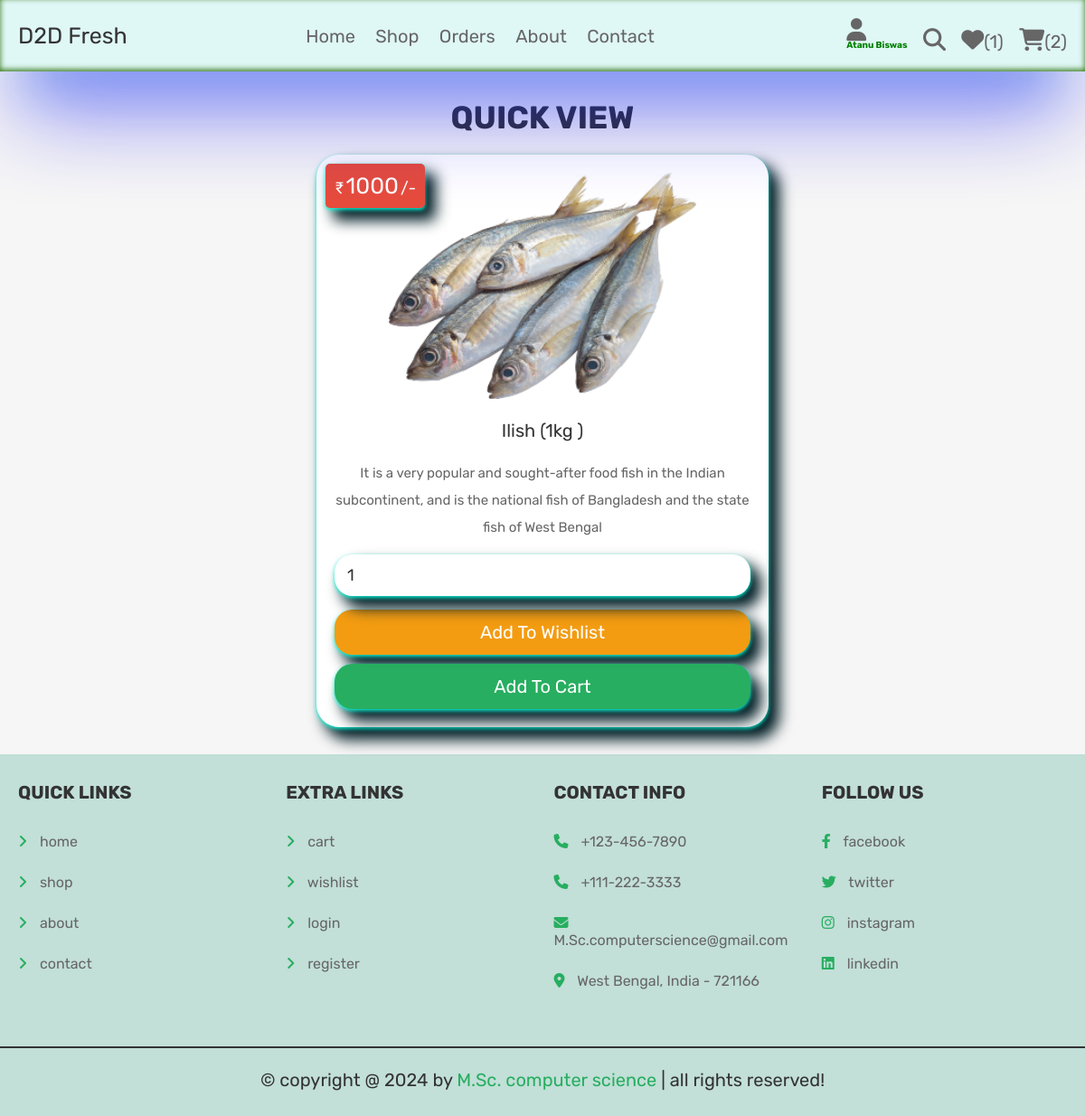
Screenshot of /view_page.php?pid=24 (signed in) with the database file from the repository.
### tables this page shows
CREATE TABLE `products` (
  `id` int(100) NOT NULL,
  `name` varchar(100) NOT NULL,
  `category` varchar(20) NOT NULL,
  `details` varchar(500) NOT NULL,
  `price` int(100) NOT NULL,
  `image` varchar(100) NOT NULL
);

### view_page.php (the view, shortened to what this page needs)
<?php
@include 'config.php';
?>
<!DOCTYPE html>
<html lang="en">
<head>
   <link rel="stylesheet" href="https://cdnjs.cloudflare.com/ajax/libs/font-awesome/6.1.1/css/all.min.css">
   <link rel="stylesheet" href="css/style.css">
</head>
<body>
<?php include 'header.php'; ?>
<section class="quick-view">
   <h1 class="title">quick view</h1>
   <?php
      $pid = $_GET['pid'];
      $select_products = $conn->prepare("SELECT * FROM `products` WHERE id = ?");
      $select_products->execute([$pid]);
      if($select_products->rowCount() > 0){
         while($fetch_products = $select_products->fetch(PDO::FETCH_ASSOC)){
   ?>
   <form action="" class="box" method="POST"
   style="height:100%;
       border-radius: 2.5rem;border:0px;
       box-shadow: rgb(16 243 213) 0px 2px 4px 0px, rgba(1, 30, 37, 3.32) 10px 12px 16px 2px;
    "
   >
      <div class="price" style="box-shadow: rgb(16 243 213) 0px 2px 4px 0px, rgba(1, 30, 37, 3.32) 10px 12px 16px 2px;">₹<span><?= $fetch_products['price']; ?></span>/-</div>
      <img src="uploaded_img/<?= $fetch_products['image']; ?>" alt="">
      <div class="name"><?= $fetch_products['name']; ?></div>
      <div class="details"><?= $fetch_products['details']; ?></div>
      <input type="number" min="1" value="1" name="p_qty" class="qty" style="border-radius: 2rem;
         box-shadow: rgb(16 243 213) 0px 2px 4px 0px, rgba(1, 30, 37, 3.32) 10px 12px 16px 2px;border:0px">
      <input type="submit" value="add to wishlist" class="option-btn" name="add_to_wishlist" style="border-radius: 2rem;
         box-shadow: rgb(16 243 213) 0px 2px 4px 0px, rgba(1, 30, 37, 3.32) 10px 12px 16px 2px;">
      <input type="submit" value="add to cart" class="btn" name="add_to_cart" style="border-radius: 2rem;
         box-shadow: rgb(16 243 213) 0px 2px 4px 0px, rgba(1, 30, 37, 3.32) 10px 12px 16px 2px;">
   </form>
   <?php
         }
      }else{
         echo '<p class="empty">no products added yet!</p>';
      }
   ?>
</section>
<?php include 'footer.php'; ?>
</body>
</html>

### css/style.css (style rules this page uses)
.quick-view .box { max-width: 50rem; padding:2rem; text-align: center; border:var(--border); background-color: var(--white); box-shadow: var(--box-shadow); border-radius: .5rem; position: relative; margin:0 auto; }
.quick-view .box img { height: 25rem; margin-bottom: 1rem; }
.quick-view .box .price { position: absolute; top:1rem; left:1rem; padding:1rem; border-radius: .5rem; background-color: var(--red); font-size: 1.8rem; color:var(--white); }
.quick-view .box .price span { font-size: 2.5rem; color:var(--white); margin:0 .2rem; }
.quick-view .box .qty { margin:.5rem 0; border-radius: .5rem; padding:1.2rem 1.4rem; font-size: 1.8rem; color:var(--black); border:var(--border); width: 100%; }
.quick-view .box .name { font-size: 2rem; color:var(--black); padding:1rem 0; }
.quick-view .box .details { padding:1rem 0; line-height: 2; font-size: 1.5rem; color:var(--light-color); }

### css/components.css (style rules this page uses)
:root { --green:#27ae60; --orange:#f39c12; --red:#e74c3c; --black:#333; --light-color:#666; --white:#fff; --light-bg:#f6f6f6; --border:.2rem solid var(--black); --box-shadow:0 .5rem 1rem rgba(0,0,0,.1); }
* { font-family: 'Rubik', sans-serif; margin:0; padding:0; box-sizing: border-box; outline: none; border:none; text-decoration: none; color:var(--black); }
body { background-color: var(--light-bg); }
html { font-size: 62.5%; overflow-x: hidden; scroll-behavior: smooth; scroll-padding-top: 6.5rem; }
section { padding:3rem 2rem; max-width: 1200px; margin:0 auto; }
.btn, .delete-btn, .option-btn { display: block; width: 100%; margin-top: 1rem; border-radius: .5rem; color:var(--white); font-size: 2rem; padding:1.3rem 3rem; text-transform: capitalize; cursor: pointer; text-align: center; }
.btn { background-color: var(--green); }
.option-btn { background-color: var(--orange); }
.title { text-align: center; margin-bottom: 2rem; text-transform: uppercase; color:var(--black); font-size: 3.5rem; }

### rows the page displays
products: price "1000", image (picture), name "Ilish (1kg )", details "It is a very popular and sought-after food fish in the Indian subcontinent, and is the national fish of Bangladesh and the state fish of West Bengal"

### other values shown
$count_wishlist_items->rowCount() "1"
$count_cart_items->rowCount() "2"
